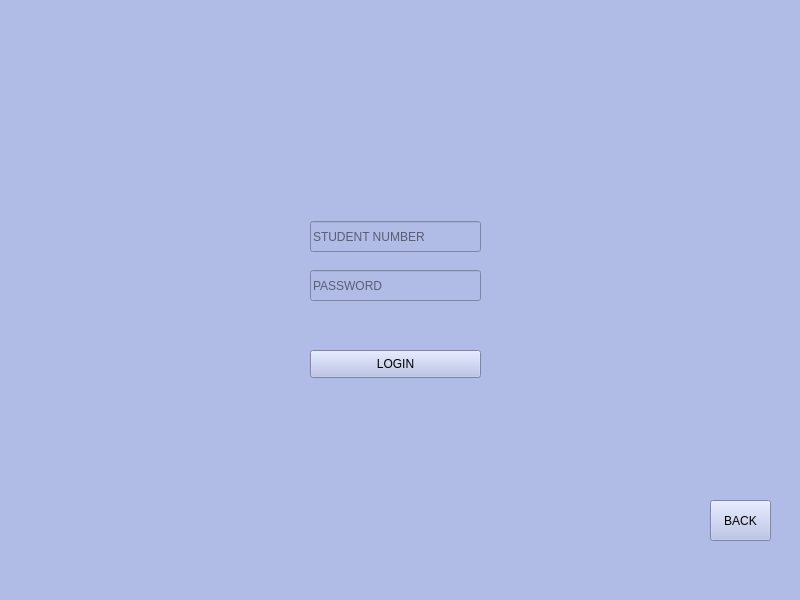
<?xml version="1.0" encoding="UTF-8"?>
<ui version="4.0">
 <class>student_entry</class>
 <widget class="QMainWindow" name="student_entry">
  <property name="enabled">
   <bool>true</bool>
  </property>
  <property name="geometry">
   <rect>
    <x>0</x>
    <y>0</y>
    <width>800</width>
    <height>600</height>
   </rect>
  </property>
  <property name="minimumSize">
   <size>
    <width>800</width>
    <height>600</height>
   </size>
  </property>
  <property name="maximumSize">
   <size>
    <width>800</width>
    <height>600</height>
   </size>
  </property>
  <property name="windowTitle">
   <string>MainWindow</string>
  </property>
  <property name="styleSheet">
   <string notr="true">background-color:rgb(177, 188, 230);</string>
  </property>
  <widget class="QWidget" name="centralwidget">
   <widget class="QPushButton" name="studentLoginButton">
    <property name="geometry">
     <rect>
      <x>310</x>
      <y>350</y>
      <width>171</width>
      <height>28</height>
     </rect>
    </property>
    <property name="text">
     <string>LOGIN</string>
    </property>
   </widget>
   <widget class="QLineEdit" name="studentNumber">
    <property name="geometry">
     <rect>
      <x>310</x>
      <y>221</y>
      <width>171</width>
      <height>31</height>
     </rect>
    </property>
    <property name="placeholderText">
     <string>STUDENT NUMBER</string>
    </property>
   </widget>
   <widget class="QLineEdit" name="studentPassword">
    <property name="geometry">
     <rect>
      <x>310</x>
      <y>270</y>
      <width>171</width>
      <height>31</height>
     </rect>
    </property>
    <property name="echoMode">
     <enum>QLineEdit::Password</enum>
    </property>
    <property name="placeholderText">
     <string>PASSWORD</string>
    </property>
   </widget>
   <widget class="QPushButton" name="backbutton">
    <property name="geometry">
     <rect>
      <x>710</x>
      <y>500</y>
      <width>61</width>
      <height>41</height>
     </rect>
    </property>
    <property name="text">
     <string>BACK</string>
    </property>
   </widget>
   <widget class="QLabel" name="sLoginPageLabel">
    <property name="geometry">
     <rect>
      <x>240</x>
      <y>320</y>
      <width>331</width>
      <height>20</height>
     </rect>
    </property>
    <property name="text">
     <string/>
    </property>
   </widget>
  </widget>
  <widget class="QMenuBar" name="menubar">
   <property name="geometry">
    <rect>
     <x>0</x>
     <y>0</y>
     <width>800</width>
     <height>26</height>
    </rect>
   </property>
  </widget>
  <widget class="QStatusBar" name="statusbar"/>
 </widget>
 <resources/>
 <connections/>
</ui>
